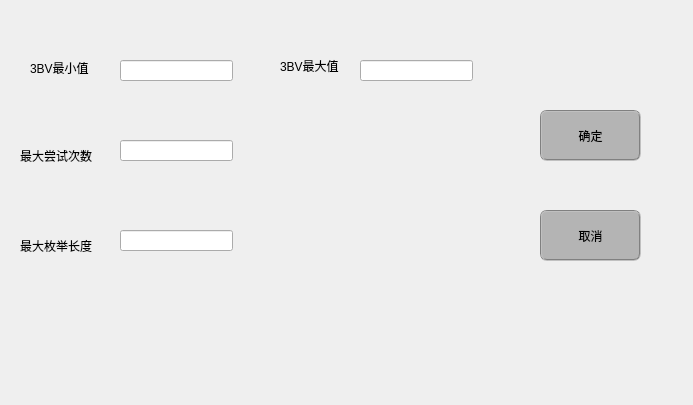
<?xml version="1.0" encoding="UTF-8"?>
<ui version="4.0">
 <class>Form</class>
 <widget class="QWidget" name="Form">
  <property name="geometry">
   <rect>
    <x>0</x>
    <y>0</y>
    <width>693</width>
    <height>405</height>
   </rect>
  </property>
  <property name="windowTitle">
   <string>游戏设置</string>
  </property>
  <property name="windowIcon">
   <iconset>
    <normaloff>media/cat.ico</normaloff>media/cat.ico</iconset>
  </property>
  <widget class="QLabel" name="label">
   <property name="geometry">
    <rect>
     <x>280</x>
     <y>50</y>
     <width>81</width>
     <height>31</height>
    </rect>
   </property>
   <property name="text">
    <string>3BV最大值</string>
   </property>
   <property name="scaledContents">
    <bool>false</bool>
   </property>
   <property name="wordWrap">
    <bool>false</bool>
   </property>
  </widget>
  <widget class="QLabel" name="label_2">
   <property name="geometry">
    <rect>
     <x>30</x>
     <y>60</y>
     <width>72</width>
     <height>15</height>
    </rect>
   </property>
   <property name="text">
    <string>3BV最小值</string>
   </property>
  </widget>
  <widget class="QLabel" name="label_3">
   <property name="geometry">
    <rect>
     <x>20</x>
     <y>140</y>
     <width>101</width>
     <height>31</height>
    </rect>
   </property>
   <property name="text">
    <string>最大尝试次数</string>
   </property>
   <property name="scaledContents">
    <bool>false</bool>
   </property>
   <property name="wordWrap">
    <bool>false</bool>
   </property>
  </widget>
  <widget class="QLabel" name="label_4">
   <property name="geometry">
    <rect>
     <x>20</x>
     <y>230</y>
     <width>91</width>
     <height>31</height>
    </rect>
   </property>
   <property name="text">
    <string>最大枚举长度</string>
   </property>
   <property name="scaledContents">
    <bool>false</bool>
   </property>
   <property name="wordWrap">
    <bool>false</bool>
   </property>
  </widget>
  <widget class="QPushButton" name="pushButton">
   <property name="geometry">
    <rect>
     <x>540</x>
     <y>110</y>
     <width>101</width>
     <height>51</height>
    </rect>
   </property>
   <property name="styleSheet">
    <string notr="true">font: 14pt &quot;楷体&quot;;border-radius:7px;border:2px groove gray;
background-color: rgb(180, 180, 180);</string>
   </property>
   <property name="text">
    <string>确定</string>
   </property>
   <property name="autoDefault">
    <bool>false</bool>
   </property>
  </widget>
  <widget class="QPushButton" name="pushButton_2">
   <property name="geometry">
    <rect>
     <x>540</x>
     <y>210</y>
     <width>101</width>
     <height>51</height>
    </rect>
   </property>
   <property name="styleSheet">
    <string notr="true">font: 14pt &quot;楷体&quot;;border-radius:7px;border:2px groove gray;
background-color: rgb(180, 180, 180);</string>
   </property>
   <property name="text">
    <string>取消</string>
   </property>
  </widget>
  <widget class="QLineEdit" name="lineEdit">
   <property name="geometry">
    <rect>
     <x>120</x>
     <y>60</y>
     <width>113</width>
     <height>21</height>
    </rect>
   </property>
   <property name="text">
    <string/>
   </property>
  </widget>
  <widget class="QLineEdit" name="lineEdit_2">
   <property name="geometry">
    <rect>
     <x>360</x>
     <y>60</y>
     <width>113</width>
     <height>21</height>
    </rect>
   </property>
  </widget>
  <widget class="QLineEdit" name="lineEdit_3">
   <property name="geometry">
    <rect>
     <x>120</x>
     <y>140</y>
     <width>113</width>
     <height>21</height>
    </rect>
   </property>
  </widget>
  <widget class="QLineEdit" name="lineEdit_4">
   <property name="geometry">
    <rect>
     <x>120</x>
     <y>230</y>
     <width>113</width>
     <height>21</height>
    </rect>
   </property>
  </widget>
 </widget>
 <resources/>
 <connections/>
</ui>
